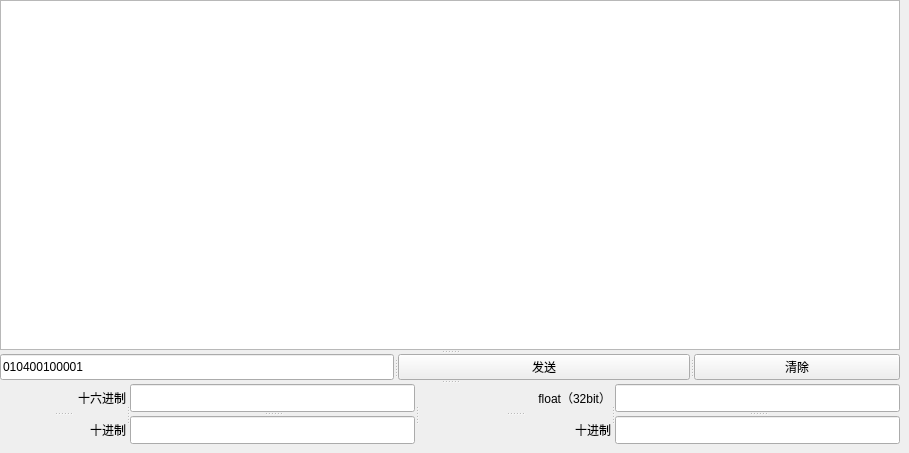
       <widget class="QWidget" name="tab_2">
        <attribute name="title">
         <string>单次调试</string>
        </attribute>
        <widget class="QSplitter" name="splitter_28">
         <property name="geometry">
          <rect>
           <x>0</x>
           <y>0</y>
           <width>900</width>
           <height>444</height>
          </rect>
         </property>
         <property name="orientation">
          <enum>Qt::Vertical</enum>
         </property>
         <widget class="QSplitter" name="splitter_8">
          <property name="orientation">
           <enum>Qt::Vertical</enum>
          </property>
          <widget class="QPlainTextEdit" name="plainTextEdit_2">
           <property name="sizePolicy">
            <sizepolicy hsizetype="Minimum" vsizetype="Minimum">
             <horstretch>0</horstretch>
             <verstretch>0</verstretch>
            </sizepolicy>
           </property>
           <property name="minimumSize">
            <size>
             <width>900</width>
             <height>350</height>
            </size>
           </property>
           <property name="maximumSize">
            <size>
             <width>900</width>
             <height>350</height>
            </size>
           </property>
          </widget>
          <widget class="QSplitter" name="splitter_7">
           <property name="orientation">
            <enum>Qt::Horizontal</enum>
           </property>
           <widget class="QLineEdit" name="lineEdit_15">
            <property name="text">
             <string>010400100001</string>
            </property>
           </widget>
           <widget class="QPushButton" name="btn_send">
            <property name="sizePolicy">
             <sizepolicy hsizetype="Minimum" vsizetype="Minimum">
              <horstretch>0</horstretch>
              <verstretch>0</verstretch>
             </sizepolicy>
            </property>
            <property name="maximumSize">
             <size>
              <width>16777215</width>
              <height>40</height>
             </size>
            </property>
            <property name="text">
             <string>发送</string>
            </property>
           </widget>
           <widget class="QPushButton" name="pushButton_8">
            <property name="maximumSize">
             <size>
              <width>206</width>
              <height>16777215</height>
             </size>
            </property>
            <property name="text">
             <string>清除</string>
            </property>
           </widget>
          </widget>
         </widget>
         <widget class="QSplitter" name="splitter_25">
          <property name="orientation">
           <enum>Qt::Horizontal</enum>
          </property>
          <widget class="QSplitter" name="splitter_13">
           <property name="orientation">
            <enum>Qt::Horizontal</enum>
           </property>
           <widget class="QSplitter" name="splitter_11">
            <property name="orientation">
             <enum>Qt::Vertical</enum>
            </property>
            <widget class="QLabel" name="label_6">
             <property name="text">
              <string>十六进制</string>
             </property>
             <property name="alignment">
              <set>Qt::AlignRight|Qt::AlignTrailing|Qt::AlignVCenter</set>
             </property>
            </widget>
            <widget class="QLabel" name="label_12">
             <property name="text">
              <string>十进制</string>
             </property>
             <property name="alignment">
              <set>Qt::AlignRight|Qt::AlignTrailing|Qt::AlignVCenter</set>
             </property>
            </widget>
           </widget>
           <widget class="QSplitter" name="splitter_12">
            <property name="orientation">
             <enum>Qt::Vertical</enum>
            </property>
            <widget class="QLineEdit" name="lineEdit_42"/>
            <widget class="QLineEdit" name="lineEdit_43"/>
           </widget>
          </widget>
          <widget class="QSplitter" name="splitter_14">
           <property name="orientation">
            <enum>Qt::Horizontal</enum>
           </property>
           <widget class="QSplitter" name="splitter_18">
            <property name="orientation">
             <enum>Qt::Vertical</enum>
            </property>
            <widget class="QLabel" name="label_17">
             <property name="text">
              <string>float（32bit）</string>
             </property>
             <property name="alignment">
              <set>Qt::AlignRight|Qt::AlignTrailing|Qt::AlignVCenter</set>
             </property>
            </widget>
            <widget class="QLabel" name="label_32">
             <property name="text">
              <string>十进制</string>
             </property>
             <property name="alignment">
              <set>Qt::AlignRight|Qt::AlignTrailing|Qt::AlignVCenter</set>
             </property>
            </widget>
           </widget>
           <widget class="QSplitter" name="splitter_21">
            <property name="orientation">
             <enum>Qt::Vertical</enum>
            </property>
            <widget class="QLineEdit" name="lineEdit_44"/>
            <widget class="QLineEdit" name="lineEdit_45"/>
           </widget>
          </widget>
         </widget>
        </widget>
       </widget>
